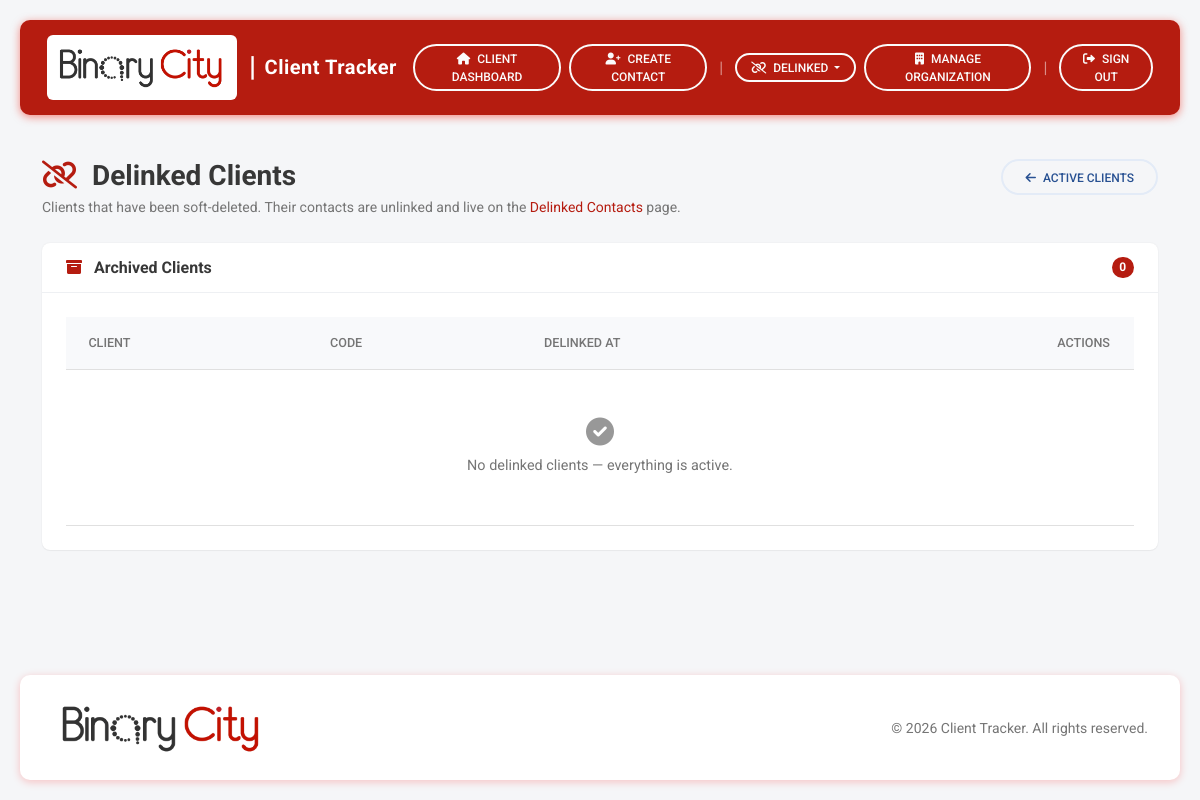
Before: /clients/delinked/ (signed in) with the older database file.
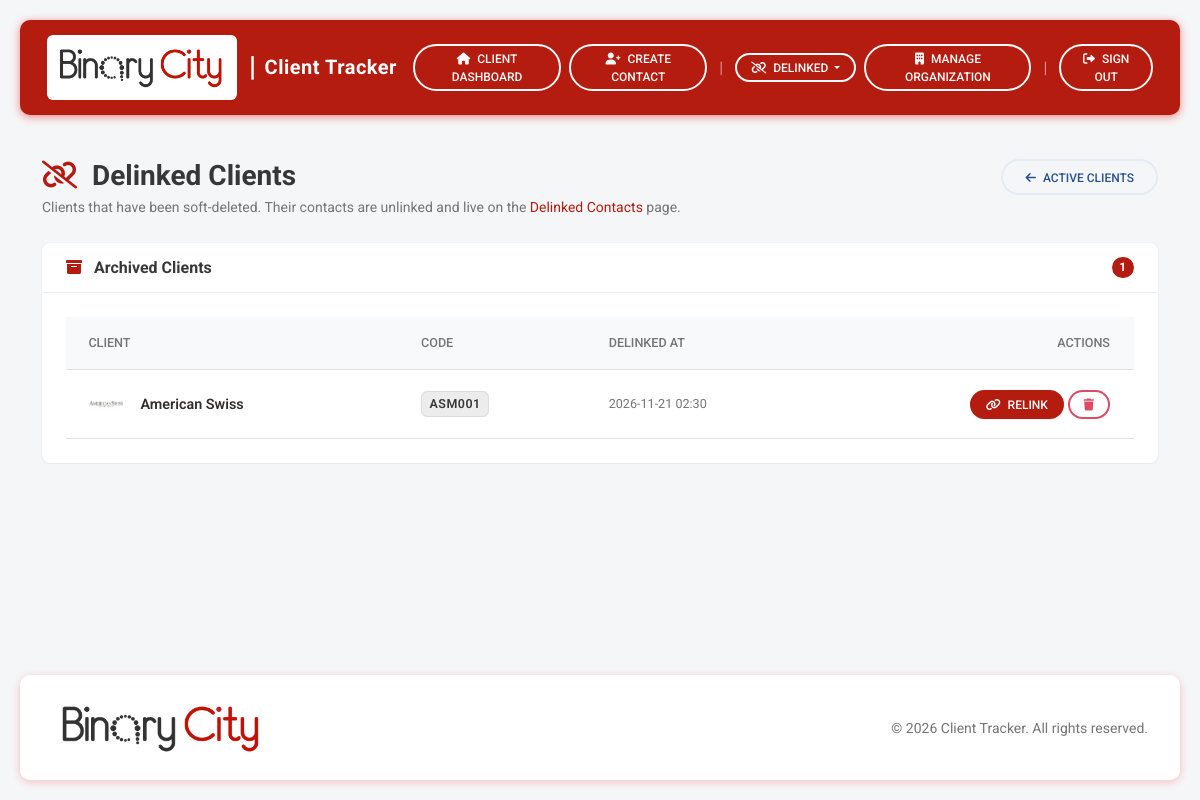
After: the same page with the newer database file.
### clientTrackerApp/models.py (models this page shows, shortened)
class Client(models.Model):
    name = models.CharField(max_length=255)
    code = models.CharField(max_length=6, unique=True, blank=True, editable=False)
    logo = models.ImageField(upload_to="client_logos/", blank=True, null=True)
    created_at = models.DateTimeField(auto_now_add=True)
    is_delinked = models.BooleanField(default=False, db_index=True)
    delinked_at = models.DateTimeField(null=True, blank=True)
    history = HistoricalRecords()
    class Meta:
        ordering = ["name"]

### clientTrackerApp/views.py (the view)
# urls.py: path("clients/delinked/",       views.delinked_clients, name="delinked-clients"),
@login_required
@staff_required
def delinked_clients(request):
    q = request.GET.get("q", "").strip()
    qs = Client.objects.filter(is_delinked=True).order_by("-delinked_at", "name")
    if q:
        qs = qs.filter(Q(name__icontains=q) | Q(code__icontains=q))
    return render(request, "clientTrackerApp/clients/delinked_clients.html", {
        "clients": qs,
        "q": q,
    })

### templates/clientTrackerApp/clients/delinked_clients.html (shortened to what this page needs)
{% extends "base.html" %}
{% block content %}
<div class="d-flex justify-content-between align-items-start mb-4 flex-wrap gap-3">
  <div>
    <h3 class="mb-1 fw-bold">
      <i class="fas fa-link-slash text-ct me-2"></i> Delinked Clients
    </h3>
    <p class="text-muted mb-0 small">
      Clients that have been soft-deleted. Their contacts are unlinked and live
      on the
      <a href="{% url 'delinked-contacts' %}" class="text-ct">Delinked Contacts</a>
      page.
    </p>
  </div>
  <a class="btn btn-outline-secondary btn-rounded" href="{% url 'client-list' %}">
    <i class="fas fa-arrow-left me-1"></i> Active Clients
  </a>
</div>
<div class="card shadow-1 border-0 rounded-3">
  <div class="card-header card-header-clean d-flex justify-content-between align-items-center">
    <div>
      <i class="fas fa-box-archive text-ct me-2"></i>
      <strong>Archived Clients</strong>
    </div>
    <span class="badge bg-ct rounded-pill">{{ clients|length }}</span>
  </div>
  <div class="card-body">
    <table id="delinkedClientsTable" class="table table-hover align-middle mb-0" style="width:100%;">
      <thead style="background:#f8f9fb;">
        <tr class="text-muted small text-uppercase">
          <th>Client</th>
          <th>Code</th>
          <th>Delinked At</th>
          <th class="text-end pe-4" data-orderable="false">Actions</th>
        </tr>
      </thead>
      <tbody>
        {% for c in clients %}
          <tr data-client-id="{{ c.pk }}">
            <td>
              <div class="d-flex align-items-center gap-3">
                {% if c.logo %}
                  <img src="{{ c.logo.url }}" alt="{{ c.name }}"
                       style="height:36px;width:36px;object-fit:contain;border-radius:6px;">
                {% endif %}
                <div>
                  <div class="fw-semibold text-dark">{{ c.name }}</div>
                </div>
              </div>
            </td>
            <td><span class="code-badge">{{ c.code }}</span></td>
            <td class="text-muted small"
                data-order="{{ c.delinked_at|date:'Y-m-d H:i' }}">
              {% if c.delinked_at %}{{ c.delinked_at|date:"Y-m-d H:i" }}{% else %}—{% endif %}
            </td>
            <td class="text-end pe-4">
              <a class="btn btn-sm btn-ct btn-rounded shadow-1"
                 href="{% url 'client-relink' c.pk %}" title="Relink client">
                <i class="fas fa-link me-1"></i> Relink
              </a>
              <a class="btn btn-sm btn-outline-danger btn-rounded"
                 href="{% url 'client-delete' c.pk %}" title="Delete permanently">
                <i class="fas fa-trash"></i>
              </a>
            </td>
          </tr>
        {% empty %}
          <tr>
            <td colspan="4" class="text-center text-muted py-5">
              <i class="fas fa-circle-check d-block mb-2"
                 style="font-size:1.75rem;color:#989898;"></i>
              No delinked clients — everything is active.
            </td>
          </tr>
        {% endfor %}
      </tbody>
    </table>
  </div>
</div>
{% endblock %}
{% block extra_js %}
<link rel="stylesheet" href="https://cdn.datatables.net/1.13.8/css/dataTables.bootstrap5.min.css">
<link rel="stylesheet" href="https://cdn.datatables.net/responsive/2.5.0/css/responsive.bootstrap5.min.css">
{% endblock %}

Changed rows visible on the page:
now on this page (row edited): Client: logo (picture), name "American Swiss", code "ASM001", delinked_at "2026-11-21 02:30"
Other visible differences:
{{ clients|length }}: "0" → "1"
text no longer shown: "No delinked clients — everything is active."
